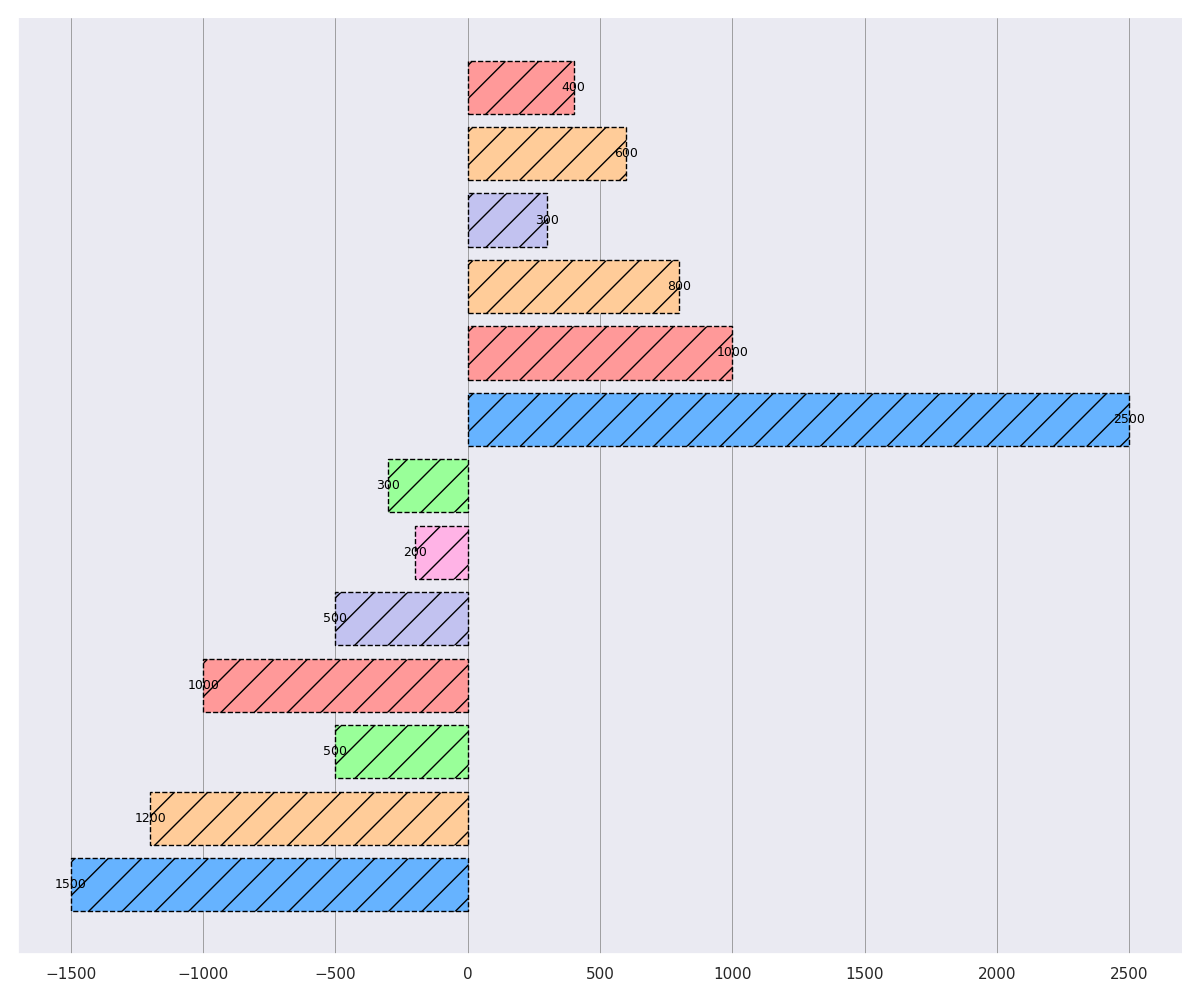

Source code (Python):
import matplotlib.pyplot as plt
import numpy as np

positive_side = np.array([2500, 1000, 800, 300, 600, 400])
negative_side = np.array([1500, 1200, 500, 1000, 500, 200, 300])

consumption = np.concatenate([-negative_side, positive_side])

colors = ['#66b3ff', '#ffcc99', '#99ff99', '#ff9999', '#c2c2f0', '#ffb3e6', '#99ff99', 
          '#66b3ff', '#ff9999', '#ffcc99', '#c2c2f0', '#ffcc99', '#ff9999']

fig, ax = plt.subplots(figsize=(12, 10))
y_pos = np.arange(len(consumption))

# Randomly altered: line style, marker
ax.barh(y_pos, consumption, color=colors, edgecolor='black', linestyle='--', hatch='/')

for i in range(len(consumption)):
    ax.text(consumption[i], y_pos[i], f'{abs(consumption[i]):d}', va='center', ha='center', color='black', fontsize=9)

# Randomly altered: removed borders and added grid
ax.spines['top'].set_visible(False)
ax.spines['right'].set_visible(False)
ax.grid(which='major', linestyle='-', linewidth='0.5', color='gray', axis='x')

ax.set_yticks([])

plt.tight_layout()
plt.show()
